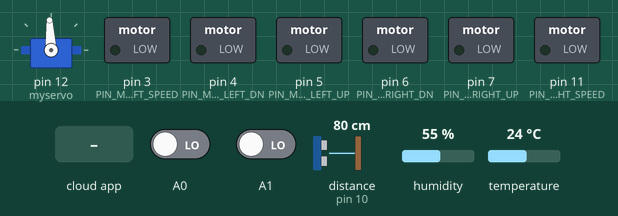
Simulated run of this sketch. Board: Arduino Uno, built with avr-gcc and run on an emulated ATmega328P. Shown: servo, switched loads named in the sketch (green lamp = pin HIGH). Wiring (inferred from the names in the program): ultrasonic range finder: trigger pin 9; echo pin 10. The inputs (shaded band) are chosen by the test bench; at power-on: A0 LOW, A1 LOW, distance to the obstacle (sensor on pin 10) 80 cm, humidity 55 %, temperature 24 °C. The echo pulse lasts 58.3 µs per cm; the RemoteXY app is connected; pins used as bus, display or sensor lines are not drawn.

Above: at 1.2 s.
1.3 s: the phone or cloud app sets slider_01 to 0
At 2.6 s:
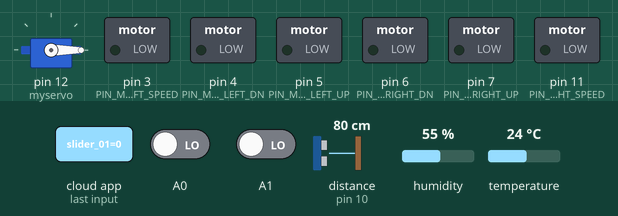
2.9 s: the phone or cloud app sets joystick_01_x to -100
At 3.4 s:
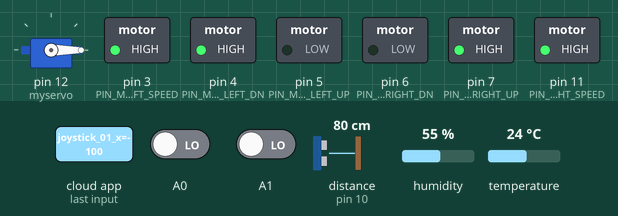
4.5 s: the phone or cloud app sets joystick_01_y to -100
At 5.3 s:
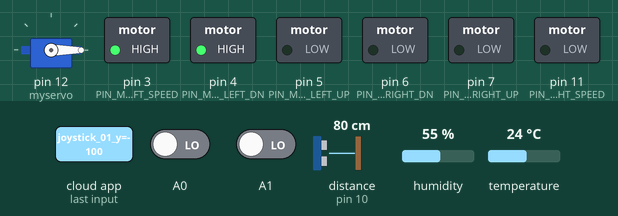
6.1 s: the phone or cloud app sets slider_01 to 25
At 7.3 s:
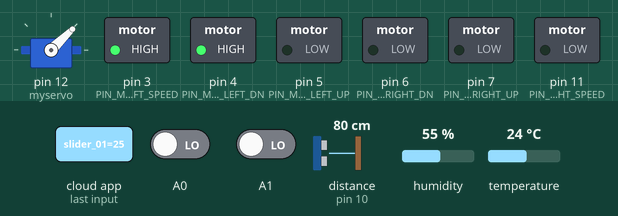
7.7 s: the phone or cloud app sets joystick_01_x to 0
At 8.4 s:
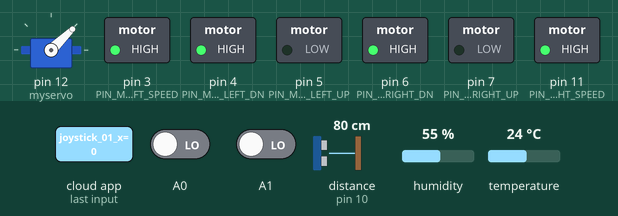
9.3 s: the phone or cloud app sets joystick_01_y to 0
At 10.4 s:
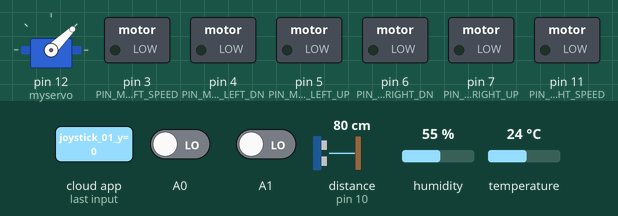
Timing chart, 0 to 11.9 s (numbered marks = the images above; inputs shaded):
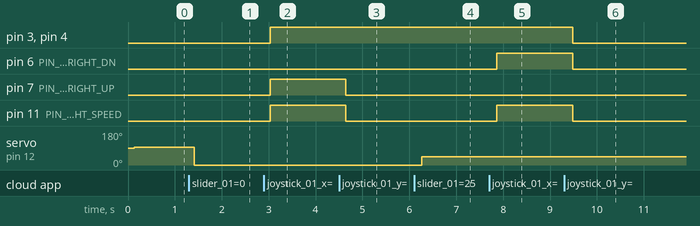

Measured:
- after the input at 1.3 s, servo on pin 12 (myservo): 93° → 0° after 0.11 s
- after the input at 2.9 s, pin 3 (PIN_MOTOR_LEFT_SPEED), pin 4 (PIN_MOTOR_LEFT_DN), pin 7 (PIN_MOTOR_RIGHT_UP), pin 11 (PIN_MOTOR_RIGHT_SPEED): LOW → HIGH after 0.13 s
- after the input at 4.5 s, pin 7 (PIN_MOTOR_RIGHT_UP), pin 11 (PIN_MOTOR_RIGHT_SPEED): HIGH → LOW after 0.15 s
- after the input at 6.1 s, servo on pin 12 (myservo): 0° → 44° after 0.17 s
- after the input at 7.7 s, pin 6 (PIN_MOTOR_RIGHT_DN), pin 11 (PIN_MOTOR_RIGHT_SPEED): LOW → HIGH after 0.17 s
- after the input at 9.3 s, pin 3 (PIN_MOTOR_LEFT_SPEED), pin 4 (PIN_MOTOR_LEFT_DN), pin 6 (PIN_MOTOR_RIGHT_DN), pin 11 (PIN_MOTOR_RIGHT_SPEED): HIGH → LOW after 0.19 s

The sketch:

cae_code.ino
```cpp
#define REMOTEXY_MODE__HARDSERIAL
#define REMOTEXY_SERIAL Serial
#define REMOTEXY_SERIAL_SPEED 9600
#define trigPin 9
#define echoPin 10
long duration, mesafe;
#include <RemoteXY.h>

// RemoteXY GUI configuration
#pragma pack(push, 1)
uint8_t RemoteXY_CONF[] =   // 175 bytes
  { 255,3,0,40,0,168,0,19,0,0,0,0,31,1,106,200,1,1,15,0,
  66,53,20,50,15,129,37,26,66,3,20,50,15,193,204,26,66,3,53,102,
  14,129,165,26,129,2,7,60,11,64,1,116,101,109,112,101,114,97,116,117,
  114,101,0,129,5,40,59,11,64,164,65,105,114,32,104,117,109,105,100,105,
  116,121,0,67,65,8,40,10,68,1,26,11,67,65,41,40,10,68,165,26,
  11,69,85,181,20,20,0,137,129,86,168,20,12,64,137,103,97,115,0,4,
  0,87,106,17,128,2,26,69,0,179,20,20,0,1,129,0,167,17,12,64,
  1,102,105,114,101,0,5,11,107,79,79,32,133,24,31,67,45,71,51,14,
  70,2,26,11,129,18,70,25,15,64,2,99,109,32,0 };

// this structure defines all the variables and events of your control interface
struct {

    // input variables
  int8_t slider_01; // from 0 to 100
  int8_t joystick_01_x; // from -100 to 100
  int8_t joystick_01_y; // from -100 to 100

    // output variables
  int8_t level_temp_up; // from 0 to 100
  int8_t level_temp_down; // from 0 to 100
  int8_t level_hum; // from 0 to 100
  char text_temp[11]; // string UTF8 end zero
  char text_hum[11]; // string UTF8 end zero
  int16_t sound_01; // =0 no sound, else ID of sound, =1001 for example, look sound list in app
  int16_t sound_02; // =0 no sound, else ID of sound, =1001 for example, look sound list in app
  char value_01[11]; // string UTF8 end zero
uint8_t connect_flag; // =1 if wire connected, else =0
} RemoteXY;
#pragma pack(pop)
#include "DHT.h"
#define DHTPIN 2
DHT dht(DHTPIN, DHT11);
#include <Servo.h>
Servo myservo;
#define PIN_MOTOR_RIGHT_UP 7
#define PIN_MOTOR_RIGHT_DN 6
#define PIN_MOTOR_RIGHT_SPEED 11
#define PIN_MOTOR_LEFT_UP 5
#define PIN_MOTOR_LEFT_DN 4
#define PIN_MOTOR_LEFT_SPEED 3
unsigned char RightMotor[3] =
{PIN_MOTOR_RIGHT_UP, PIN_MOTOR_RIGHT_DN, PIN_MOTOR_RIGHT_SPEED};
unsigned char LeftMotor[3] =
{PIN_MOTOR_LEFT_UP, PIN_MOTOR_LEFT_DN, PIN_MOTOR_LEFT_SPEED};
void Wheel (unsigned char * motor, int v)
{
if (v>100) v=100;
if (v<-100) v=-100;
if (v>0) {
digitalWrite(motor[0], HIGH);
digitalWrite(motor[1], LOW);
analogWrite(motor[2], v*2.55);
}
else if (v<0) {
digitalWrite(motor[0], LOW);
digitalWrite(motor[1], HIGH);
analogWrite(motor[2], (-v)*2.55);
}
else {
digitalWrite(motor[0], LOW);
digitalWrite(motor[1], LOW);
analogWrite(motor[2], 0);
}
}
void setup()
{
RemoteXY_Init ();
myservo.attach(12);
RemoteXY.slider_01 = 50;
pinMode(trigPin, OUTPUT);
pinMode(echoPin, INPUT);
pinMode (PIN_MOTOR_RIGHT_UP, OUTPUT);
pinMode (PIN_MOTOR_RIGHT_DN, OUTPUT);
pinMode (PIN_MOTOR_LEFT_UP, OUTPUT);
pinMode (PIN_MOTOR_LEFT_DN, OUTPUT);
}
void loop()
{
RemoteXY_Handler ();
float temp = dht.readTemperature();
  float hum = dht.readHumidity();
  dtostrf(temp, 0, 1, RemoteXY.text_temp);
  dtostrf(hum, 0, 1, RemoteXY.text_hum);

  if (temp<0) {
    RemoteXY.level_temp_up = 0;
    RemoteXY.level_temp_down = min (-temp*2,100);

  }
  else if (temp>0) {
    RemoteXY.level_temp_up = min(temp*2,100);
    RemoteXY.level_temp_down = 0;
  }
  else {
    RemoteXY.level_temp_up = 0;
    RemoteXY.level_temp_down = 0;
  }
  RemoteXY.level_hum = hum;


if (digitalRead(A0) == HIGH) {
  RemoteXY.sound_01 = 0;
}
else {
  RemoteXY.sound_01 = 1001;
}

if (digitalRead(A1) == HIGH) {
  RemoteXY.sound_02 = 0;
}
else {
  RemoteXY.sound_02 = 1001;
}

digitalWrite(trigPin, LOW);
delayMicroseconds(2);
digitalWrite(trigPin, HIGH);
delayMicroseconds(10);
digitalWrite(trigPin, LOW);
duration = pulseIn (echoPin, HIGH, 100000);
mesafe = (duration / 2) / 29.1;
if (mesafe < 2 || mesafe > 300) strcpy (RemoteXY.value_01, "Out Range");
else itoa (mesafe, RemoteXY.value_01, 10);
delay(100);
int ms = RemoteXY.slider_01*20+500;
myservo.writeMicroseconds(ms);
Wheel (RightMotor, RemoteXY.joystick_01_y - RemoteXY.joystick_01_x);
Wheel (LeftMotor, RemoteXY.joystick_01_y + RemoteXY.joystick_01_x);
}
```
